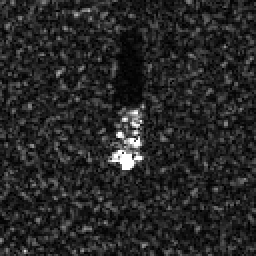
#> input picture multilayer_perceptron/tiffs/HB03333.003.tiff, 128 x 128 px (shown 2 times larger); its folder holds only this picture in this run
$ python multilayer_perceptron.py
#> lines starting #> are read from the running program, lines starting #| are printed output that depends on the picture
import matplotlib.pyplot as plt
# import matplotlib.rcsetup as rcsetup
import matplotlib.image as mpimg
import numpy as np


def unitise(arr):
    out_arr = (arr - np.mean(arr))/np.std(arr)
    return out_arr

def pad_img(img,IMG_HEIGHT,IMG_WIDTH,IN_HEIGHT,IN_WIDTH):

    vpad = (IMG_HEIGHT - IN_HEIGHT)/2
    if not (np.floor(vpad) ==  vpad):
        tpad = np.floor(vpad)
        bpad = (vpad + 1)
    else:
        tpad = vpad
        bpad = vpad

    hpad = (IMG_WIDTH - IN_WIDTH)/2
    if not (np.floor(hpad) == hpad):
        lpad = np.floor(hpad)
        rpad = (hpad + 1)
    else:
        lpad = hpad
        rpad = hpad

    tpad = (int)(tpad)
    bpad = (int)(bpad)
    lpad = (int)(lpad)
    rpad = (int)(rpad)

    npad = ((tpad,bpad),(lpad,rpad))

    img = np.pad(img, pad_width=npad, mode='constant',constant_values=0)
    return img


#### figure out the image dimensions
#### I scale up the smaller images

IMG_HEIGHT = 193
IMG_WIDTH = 192
num_labels = 2
num_images = 10
img_arr = np.zeros((num_images,IMG_HEIGHT*IMG_WIDTH))


# dt = 'S16,i4,i4'
dt = np.dtype([('filename','|S16'),('labels',np.int32,(num_labels,))])
filedata = np.loadtxt('filedata.txt',dtype=dt)
print(filedata)

correct_guesses = 0
learning_rate = 0.5;

###### initialise weights and layer structure
layer1_size = 10
layer2_size = 10
layer1 = np.zeros(layer1_size)
l1_net = np.zeros(layer1_size)
l1_activation =  np.zeros(layer1_size)
layer2 = np.zeros(layer2_size)
l2_net = np.zeros(layer2_size)
l2_activation =  np.zeros(layer2_size)
pred = np.zeros(num_labels)
pred_net = np.zeros(num_labels)
output = np.zeros(num_labels)

# creating a weights vector (number of pixels, output number
in_weights = np.zeros((IMG_HEIGHT*IMG_WIDTH,layer1_size))

# create random weights for each pixel (neuron)
for i in range(IMG_HEIGHT*IMG_WIDTH):
    in_weights[i] = np.random.uniform(-0.5, 0.5, size = layer1_size)


# create random weights for each neuron in the first layer
l1_weights = np.zeros((layer1_size,layer2_size))
for i in range(layer1_size):
    l1_weights[i] = np.random.uniform(-0.5, 0.5, size = layer2_size)


# create random weights for each neuron in the second layer
l2_weights = np.zeros((layer2_size,num_labels))
for i in range(layer2_size):
    l2_weights[i] = np.random.uniform(-0.5, 0.5, size = num_labels)

for n in range(num_images):

    print()
    print('Image ' + str(n + 1))
    # read in image data
    fname = filedata['filename'][n].decode('UTF-8')
    img = mpimg.imread('tiffs/'+fname)
#> img is the input picture: shape (128, 128); min 0, max 255, mean 38.2
    IN_HEIGHT = img.shape[0]
#> IN_HEIGHT = 128
    IN_WIDTH = img.shape[1]
#> IN_WIDTH = 128

    #read labels
    correct_output = filedata['labels'][n]

    # pad image
    img = pad_img(img,IMG_HEIGHT,IMG_WIDTH,IN_HEIGHT,IN_WIDTH)
#> in pad_img, `img = np.pad(img, pad_width=npad, mode='constant',constant_values=0)`:
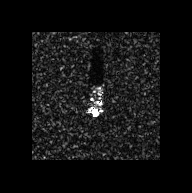
#> img: shape (193, 192); min 0, max 255, mean 16.9

    # reshape and unitise image data
    oneD = img.reshape(IMG_HEIGHT * IMG_WIDTH)
    oneD = unitise(oneD)
    img_arr[n] = oneD


    ################################################
    ## INPUT LAYER COMPLETE

    # forfiles /p DIR /m *.0* /c "cmd /c C:\Users\roans\Desktop\thesis\MATLAB\mstar2tiff -i @file -o @file.tiff -e"
    #### 1st level of weights


    layer1 = np.zeros(layer1_size)


    # for each pixel
    # add the weighted value to each neuron in the first layer
    for i in range(img_arr[n].shape[0]):
        for j in range(layer1.shape[0]):
            layer1[j] += img_arr[n][i]*in_weights[i][j]

    l1_net = np.copy(layer1)
    # for each neuron in the first layer
    # calculate the activation
    for i in range(layer1.shape[0]):
        layer1[i] = np.tanh(layer1[i])

    l1_activation = np.copy(layer1)

    # print(layer1)
    print("1st layer activations calculated")

    #########


    # for each neuron in the first layer
    # add the weighted value to each neuron in the second layer
    for i in range(layer1_size):
        for j in range(layer2_size):
            layer2[j] += layer1[i]*l1_weights[i][j]
    l2_net = np.copy(layer2)

    # for each neuron in the second layer
    # calculate the activation
    for i in range(layer2_size):
        layer2[i] = np.tanh(layer2[i])
    l2_activation = np.copy(layer2)

    # print(layer2)
    print("2nd layer activations calculated")

    #########


    # for each neuron in the second layer
    # add the weighted value to each neuron in the output
    for i in range(layer2_size):
        for j in range(pred.shape[0]):
            pred[j] += layer2[i]*l2_weights[i][j]
    pred_net = np.copy(pred)

    # for each neuron in the output layer
    # calculate the activation

    for i in range(pred.shape[0]):
        pred[i] = np.tanh(pred[i])
    output = np.copy(pred)

    # print(output)
    print("output layer activations calculated")
    print(str(output) + ' vs ' + str(correct_output))
    # print("apply softmax?")


    total_error = 0
    error = np.zeros(num_labels)
    for i in range(num_labels):
        error[i] = 0.5*np.power(correct_output[i] - output[i],2)
    total_error = np.sum(error)


    #start by figuring out change for outermost weights

    errvsout = -(correct_output[0] - output[0])
    actderiv = 1 - np.power(np.tanh(pred_net[0]),2)
    l2_out = l2_activation[0]

    errvsweight = errvsout*actderiv*l2_out
    # weight being changed, but we use the original weights during the rest of the backpropagation
    new_l3_weights = np.copy(pred_net)
    new_l3_weights[0] = pred_net[0] - learning_rate*errvsweight


    #derivative of tanh(x) is 1 - tanh(x)^2

    print('total error: '+str(total_error))


    # after out layer is done, we move a layer in
    # remember only changing weights afterwards

    break


    ####################
    # error calculations
    # backpropagation!


print("done!")


# [10 lines of commented-out code are left out]
